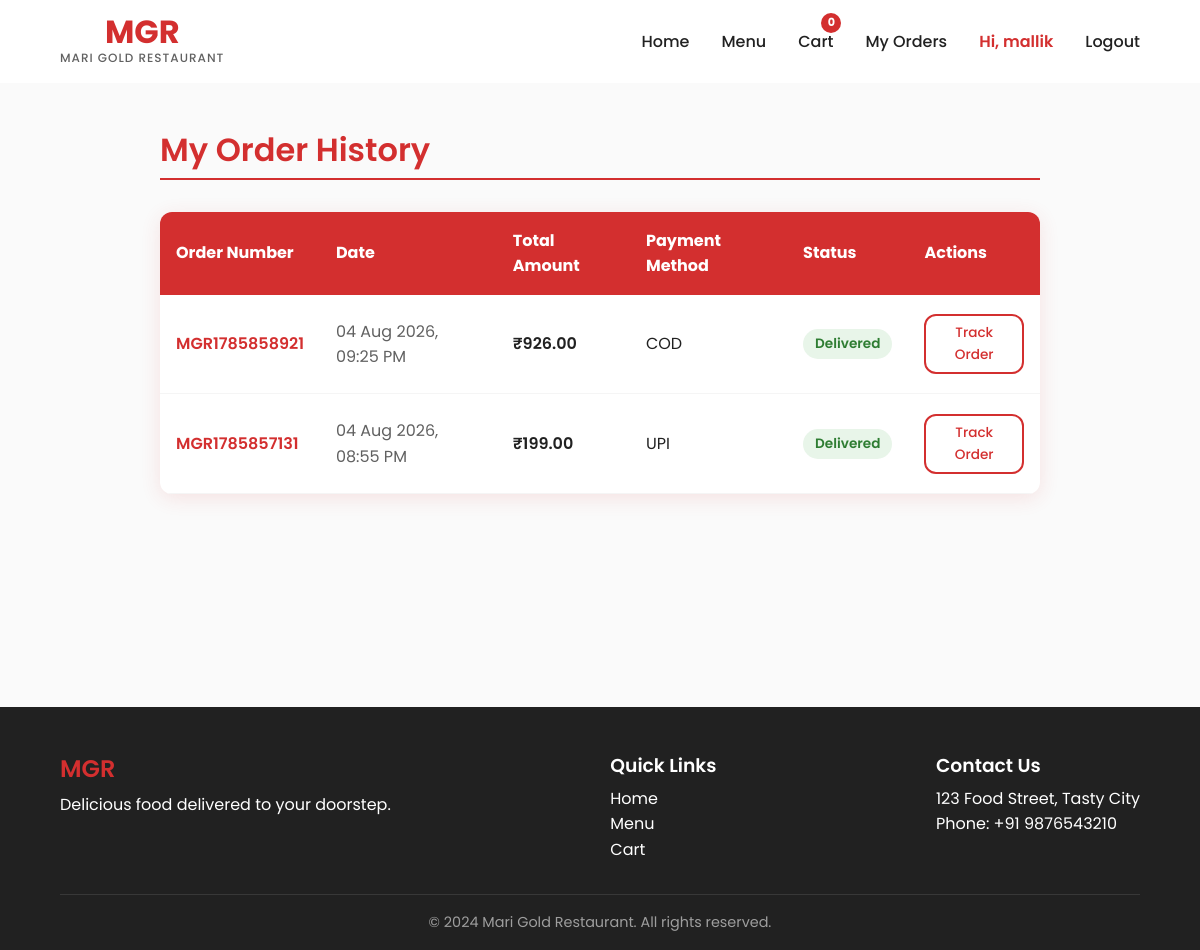
Page /orders/ (signed in) on the committed database.
### store/models.py (models this page shows, shortened)
class Order(models.Model):
    STATUS_CHOICES = [
        ('pending', 'Pending'),
        ('confirmed', 'Confirmed'),
        ('preparing', 'Preparing'),
        ('out_for_delivery', 'Out for Delivery'),
        ('delivered', 'Delivered'),
        ('cancelled', 'Cancelled'),
    ]
    PAYMENT_CHOICES = [
        ('upi', 'UPI'),
        ('cod', 'Cash on Delivery'),
    ]
    user = models.ForeignKey(User, on_delete=models.SET_NULL, null=True, blank=True)
    order_number = models.CharField(max_length=20, unique=True)
    customer_name = models.CharField(max_length=200)
    phone = models.CharField(max_length=15)
    email = models.EmailField(blank=True)
    address = models.TextField()
    city = models.CharField(max_length=100)
    pincode = models.CharField(max_length=10)
    total_amount = models.DecimalField(max_digits=10, decimal_places=2)
    payment_method = models.CharField(max_length=10, choices=PAYMENT_CHOICES)
    payment_status = models.BooleanField(default=False)
    order_status = models.CharField(max_length=20, choices=STATUS_CHOICES, default='pending')
    special_instructions = models.TextField(blank=True)
    created_at = models.DateTimeField(auto_now_add=True)
    updated_at = models.DateTimeField(auto_now=True)

### store/views.py (the view)
# urls.py: path('orders/', views.order_history, name='order_history'),
@login_required
def order_history(request):
    orders = Order.objects.filter(user=request.user).order_by('-created_at')
    return render(request, 'store/order_history.html', {'orders': orders})

### store/templates/store/order_history.html (shortened to what this page needs)
{% extends 'store/base.html' %}
{% load static %}
{% block content %}
<div style="padding: 3rem 5%; max-width: 1000px; margin: 0 auto; min-height: 70vh;">
    <h1 style="color: var(--mgr-red); margin-bottom: 2rem; border-bottom: 2px solid var(--mgr-red); padding-bottom: 0.5rem;">My Order History</h1>
    {% if orders %}
        <div style="background: var(--mgr-white); border-radius: var(--mgr-radius); box-shadow: var(--mgr-shadow); overflow: hidden;">
            <table style="width: 100%; border-collapse: collapse; text-align: left;">
                <thead>
                    <tr style="background: var(--mgr-red); color: var(--mgr-white);">
                        <th style="padding: 1rem;">Order Number</th>
                        <th style="padding: 1rem;">Date</th>
                        <th style="padding: 1rem;">Total Amount</th>
                        <th style="padding: 1rem;">Payment Method</th>
                        <th style="padding: 1rem;">Status</th>
                        <th style="padding: 1rem;">Actions</th>
                    </tr>
                </thead>
                <tbody>
                    {% for order in orders %}
                        <tr style="border-bottom: 1px solid var(--mgr-gray-light); transition: var(--mgr-transition);" onmouseover="this.style.background='var(--mgr-off-white)'" onmouseout="this.style.background='none'">
                            <td style="padding: 1.2rem 1rem; font-weight: 600; color: var(--mgr-red);">{{ order.order_number }}</td>
                            <td style="padding: 1.2rem 1rem; color: var(--mgr-gray-dark);">{{ order.created_at|date:"d M Y, h:i A" }}</td>
                            <td style="padding: 1.2rem 1rem; font-weight: 600;">₹{{ order.total_amount }}</td>
                            <td style="padding: 1.2rem 1rem; text-transform: uppercase;">{{ order.payment_method }}</td>
                            <td style="padding: 1.2rem 1rem;">
                                <span class="status-badge" style="
                                    display: inline-block;
                                    padding: 0.25rem 0.75rem;
                                    border-radius: 50px;
                                    font-size: 0.85rem;
                                    font-weight: 600;
                                    text-transform: capitalize;
                                    {% if order.order_status == 'delivered' %}
                                        background: #E8F5E9; color: #2E7D32;
                                    {% elif order.order_status == 'cancelled' %}
                                        background: #FFEBEE; color: #C62828;
                                    {% elif order.order_status == 'pending' %}
                                        background: #FFF3E0; color: #EF6C00;
                                    {% else %}
                                        background: #E3F2FD; color: #1565C0;
                                    {% endif %}
                                ">
                                    {{ order.get_order_status_display }}
                                </span>
                            </td>
                            <td style="padding: 1.2rem 1rem;">
                                <a href="{% url 'order_status' order.order_number %}" class="btn btn-outline" style="padding: 0.4rem 0.8rem; font-size: 0.85rem; text-decoration: none;">Track Order</a>
                            </td>
                        </tr>
                    {% endfor %}
                </tbody>
            </table>
        </div>
    {% endif %}
</div>
{% endblock %}

### store/templates/store/base.html (shortened to what this page needs)
<!DOCTYPE html>
<html lang="en">
<head>
    {% load static %}
    <link rel="stylesheet" href="{% static 'store/css/mgr_theme.css' %}">
</head>
<body>
    <nav class="navbar" id="navbar">
        <a href="{% url 'home' %}" class="nav-brand">
            <h1>MGR</h1>
            <span>Mari Gold Restaurant</span>
        </a>
        <ul class="nav-links" id="navLinks">
            <li><a href="{% url 'home' %}" class="nav-item">Home</a></li>
            <li><a href="{% url 'menu' %}" class="nav-item">Menu</a></li>
            <li>
                <a href="{% url 'cart' %}" class="nav-item cart-icon-wrapper">
                    Cart
                    <span class="cart-badge" id="cartBadge">0</span>
                </a>
            </li>
            {% if user.is_authenticated %}
                <li><a href="{% url 'order_history' %}" class="nav-item">My Orders</a></li>
                <li><a href="#" class="nav-item" style="font-weight:600; color:var(--mgr-red);">Hi, {{ user.username }}</a></li>
                <li><a href="{% url 'logout' %}" class="nav-item">Logout</a></li>
            {% else %}
                <li><a href="{% url 'login' %}" class="nav-item">Login / Register</a></li>
            {% endif %}
        </ul>
    </nav>
    <main>
        {% block content %}{% endblock %}
    </main>
    <footer class="footer">
        <div class="footer-content">
            <div class="footer-section">
                <h2 style="color: var(--mgr-red);">MGR</h2>
                <p>Delicious food delivered to your doorstep.</p>
            </div>
            <div class="footer-section">
                <h3>Quick Links</h3>
                <ul style="list-style: none; padding:0;">
                    <li><a href="{% url 'home' %}">Home</a></li>
                    <li><a href="{% url 'menu' %}">Menu</a></li>
                    <li><a href="{% url 'cart' %}">Cart</a></li>
                </ul>
            </div>
            <div class="footer-section">
                <h3>Contact Us</h3>
                <p>123 Food Street, Tasty City</p>
                <p>Phone: +91 9876543210</p>
            </div>
        </div>
        <div class="footer-bottom">
            &copy; 2024 Mari Gold Restaurant. All rights reserved.
        </div>
    </footer>
</body>
</html>

### store/static/store/css/mgr_theme.css (style rules this page uses)
:root { --mgr-red: #D32F2F; --mgr-red-dark: #B71C1C; --mgr-red-light: #EF5350; --mgr-red-bg: #FFEBEE; --mgr-white: #FFFFFF; --mgr-off-white: #FFF5F5; --mgr-gray-lightest: #FAFAFA; --mgr-gray-light: #F5F5F5; --mgr-gray: #9E9E9E; --mgr-gray-dark: #616161; --mgr-dark: #212121; --mgr-shadow: 0 4px 20px rgba(211, 47, 47, 0.12); --mgr-shadow-hover: 0 8px 30px rgba(211, 47, 47, 0.2); --mgr-transition: all 0.3s cubic-bezier(0.4, 0, 0.2, 1); --mgr-radius: 12px; }
*, *::before, *::after { box-sizing: border-box; margin: 0; padding: 0; }
body { font-family: 'Poppins', sans-serif; color: var(--mgr-dark); background-color: var(--mgr-gray-lightest); line-height: 1.6; overflow-x: hidden; }
a { text-decoration: none; color: inherit; transition: var(--mgr-transition); }
ul { list-style: none; }
h1, h2, h3, h4, h5, h6 { font-weight: 600; line-height: 1.2; margin-bottom: 0.5rem; }
.btn { display: inline-flex; align-items: center; justify-content: center; padding: 0.6rem 1.5rem; font-weight: 500; border-radius: var(--mgr-radius); border: none; cursor: pointer; transition: var(--mgr-transition); text-align: center; font-family: 'Poppins', sans-serif; }
.btn-outline { background-color: var(--mgr-white); color: var(--mgr-red); border: 2px solid var(--mgr-red); }
.navbar { background-color: var(--mgr-white); position: sticky; top: 0; z-index: 1000; padding: 1rem 5%; display: flex; justify-content: space-between; align-items: center; transition: var(--mgr-transition); }
.nav-brand { display: flex; flex-direction: column; align-items: center; }
.nav-brand h1 { font-size: 2rem; font-weight: 700; color: var(--mgr-red); margin: 0; line-height: 1; }
.nav-brand span { font-size: 0.75rem; color: var(--mgr-gray-dark); font-weight: 500; letter-spacing: 1px; text-transform: uppercase; }
.nav-links { display: flex; align-items: center; gap: 2rem; }
.nav-item { font-weight: 500; position: relative; padding: 0.5rem 0; }
.nav-item::after { content: ''; position: absolute; bottom: 0; left: 0; width: 0; height: 2px; background-color: var(--mgr-red); transition: var(--mgr-transition); }
.cart-icon-wrapper { position: relative; display: flex; align-items: center; }
.cart-badge { position: absolute; top: -8px; right: -8px; background-color: var(--mgr-red); color: var(--mgr-white); font-size: 0.7rem; font-weight: 700; width: 20px; height: 20px; border-radius: 50%; display: flex; align-items: center; justify-content: center; animation: bounceIn 0.5s ease; }
.footer { background: var(--mgr-dark); color: var(--mgr-white); padding: 3rem 5% 1rem; margin-top: 4rem; }
.footer-content { display: flex; justify-content: space-between; flex-wrap: wrap; gap: 2rem; margin-bottom: 2rem; }
.footer-bottom { text-align: center; padding-top: 1rem; border-top: 1px solid rgba(255,255,255,0.1); font-size: 0.9rem; color: var(--mgr-gray); }

### rows in the picture
Order: order_number "MGR1785858921", created_at "04 Aug 2026, 09:25 PM", total_amount "926.00", payment_method "COD", order_status "Delivered"
Order: order_number "MGR1785857131", created_at "04 Aug 2026, 08:55 PM", total_amount "199.00", payment_method "UPI", order_status "Delivered"

### other values in the picture
{{ user.username }} "mallik"
